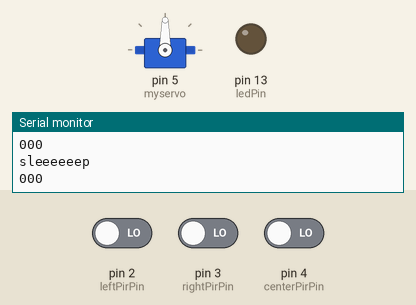
Simulated run of this program. Board: Arduino Uno, built with avr-gcc and run on an emulated ATmega328P. Parts: servo, output pins drawn as LEDs (lit = HIGH), the last lines printed to the serial monitor. The inputs (shaded band) are chosen by the test bench; at power-on: pin 2 (leftPirPin) LOW, pin 3 (rightPirPin) LOW, pin 4 (centerPirPin) LOW.

Above: at 1.2 s.
1.3 s: pin 2 (leftPirPin) driven HIGH
At 2.5 s:
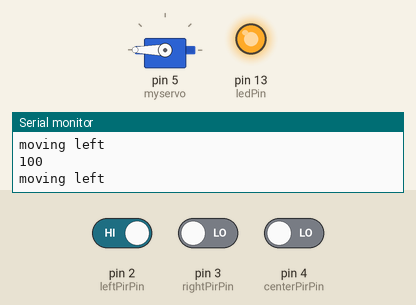
2.8 s: pin 2 (leftPirPin) driven LOW
At 3.7 s:
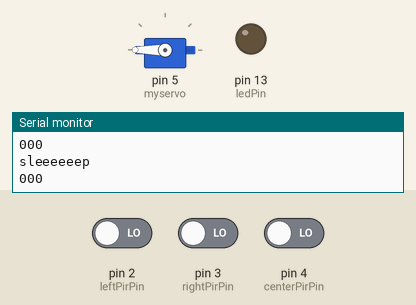
4.3 s: pin 3 (rightPirPin) driven HIGH
At 4.9 s:
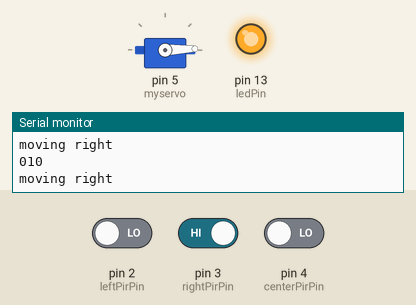
5.8 s: pin 3 (rightPirPin) driven LOW
At 7.0 s:
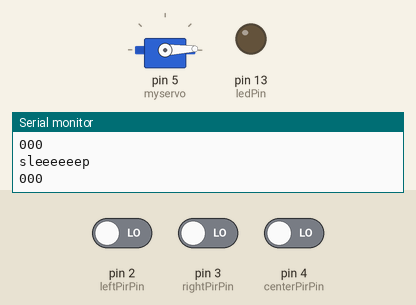
7.3 s: pin 4 (centerPirPin) driven HIGH
At 8.4 s:
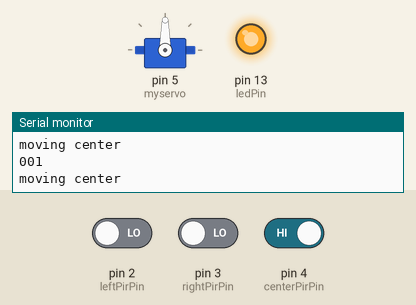
8.8 s: pin 4 (centerPirPin) driven LOW
At 9.6 s:
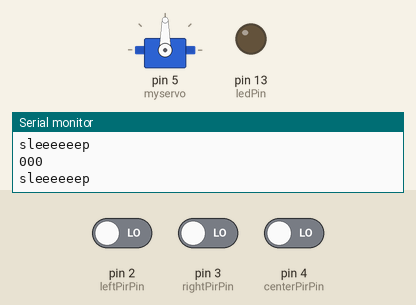
Timing chart, 0 to 11.3 s (numbered marks = the images above; inputs shaded):
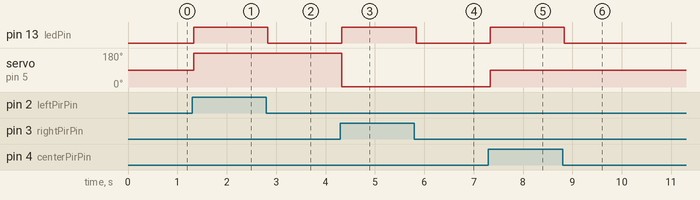

The program:

main.cpp
```cpp
#include <Arduino.h>

#include <Servo.h>

/*
 * PIR sensor tester
 */

int leftPirPin = 2;               // choose the input pin (for PIR sensor)
int leftPirState = LOW;             // we start, assuming no motion detected
int rightPirPin = 3;
int rightPirState = LOW;
int centerPirPin = 4;
int centerPirState = LOW;
int leftValue = 0;                    // variable for reading the pin status
int rightValue = 0;
int centerValue = 0;
int ledPin = 13;

int leftRotation = 359;
int rightRotation = 2;
int centerRotation = 90;

Servo myservo;

void setup() {
  pinMode(leftPirPin, INPUT);     // declare sensor as input
  pinMode(rightPirPin, INPUT);
  pinMode(centerPirPin, INPUT);
  pinMode(ledPin, OUTPUT);
  myservo.attach(5, 795, 2180);
  Serial.begin(9600);
}

void loop(){
  leftValue = digitalRead(leftPirPin);  // read input value
  rightValue = digitalRead(rightPirPin); // read second sensor
  centerValue = digitalRead(centerPirPin);
  Serial.print(leftValue);
  Serial.print(rightValue);
  Serial.println(centerValue);
  if (leftValue == HIGH) {            // check if,the input is HIGH
    Serial.println("moving left");
    myservo.write(leftRotation);
    digitalWrite(ledPin, HIGH);
    delay(500);
  } else if (rightValue == HIGH) {
    Serial.println("moving right");
    myservo.write(rightRotation);
    digitalWrite(ledPin, HIGH);
    delay(500);
  } else if (centerValue == HIGH) {
    Serial.println("moving center");
    myservo.write(centerRotation);
    digitalWrite(ledPin, HIGH);
    delay(500);
  } else {
    Serial.println("sleeeeeep");
    digitalWrite(ledPin, LOW);
  }
}
```

Measured:
- after the input at 1.3 s, pin 13 (ledPin): LOW → HIGH at once; servo on pin 5 (myservo): 90° → 180° at once
- after the input at 2.8 s, pin 13 (ledPin): HIGH → LOW at once
- after the input at 4.3 s, pin 13 (ledPin): LOW → HIGH at once; servo on pin 5 (myservo): 180° → 2° at once
- after the input at 5.8 s, pin 13 (ledPin): HIGH → LOW at once
- after the input at 7.3 s, pin 13 (ledPin): LOW → HIGH at once; servo on pin 5 (myservo): 2° → 90° at once
- after the input at 8.8 s, pin 13 (ledPin): HIGH → LOW at once
